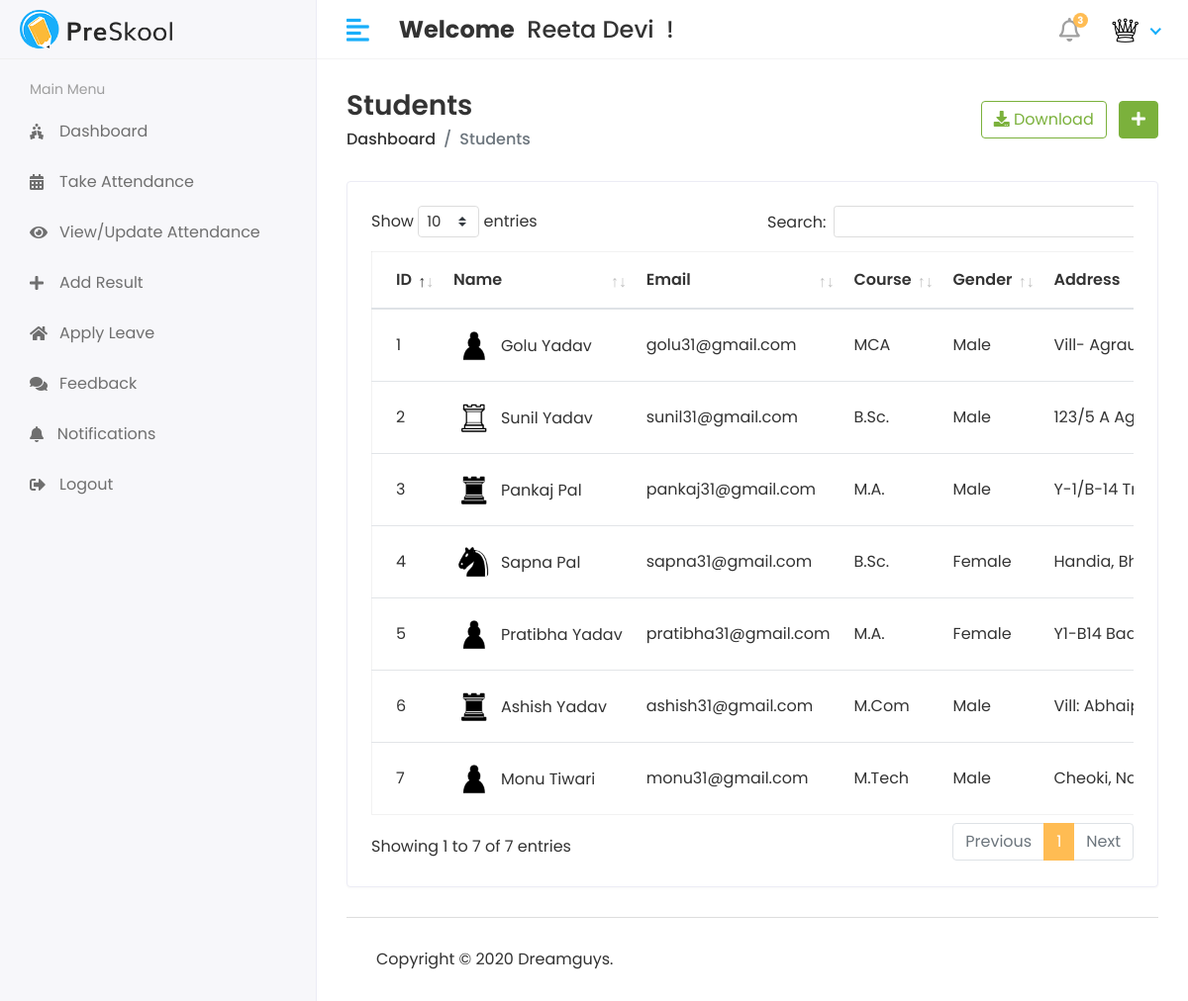
The app's page /Hod/Student/view (signed in), older data.
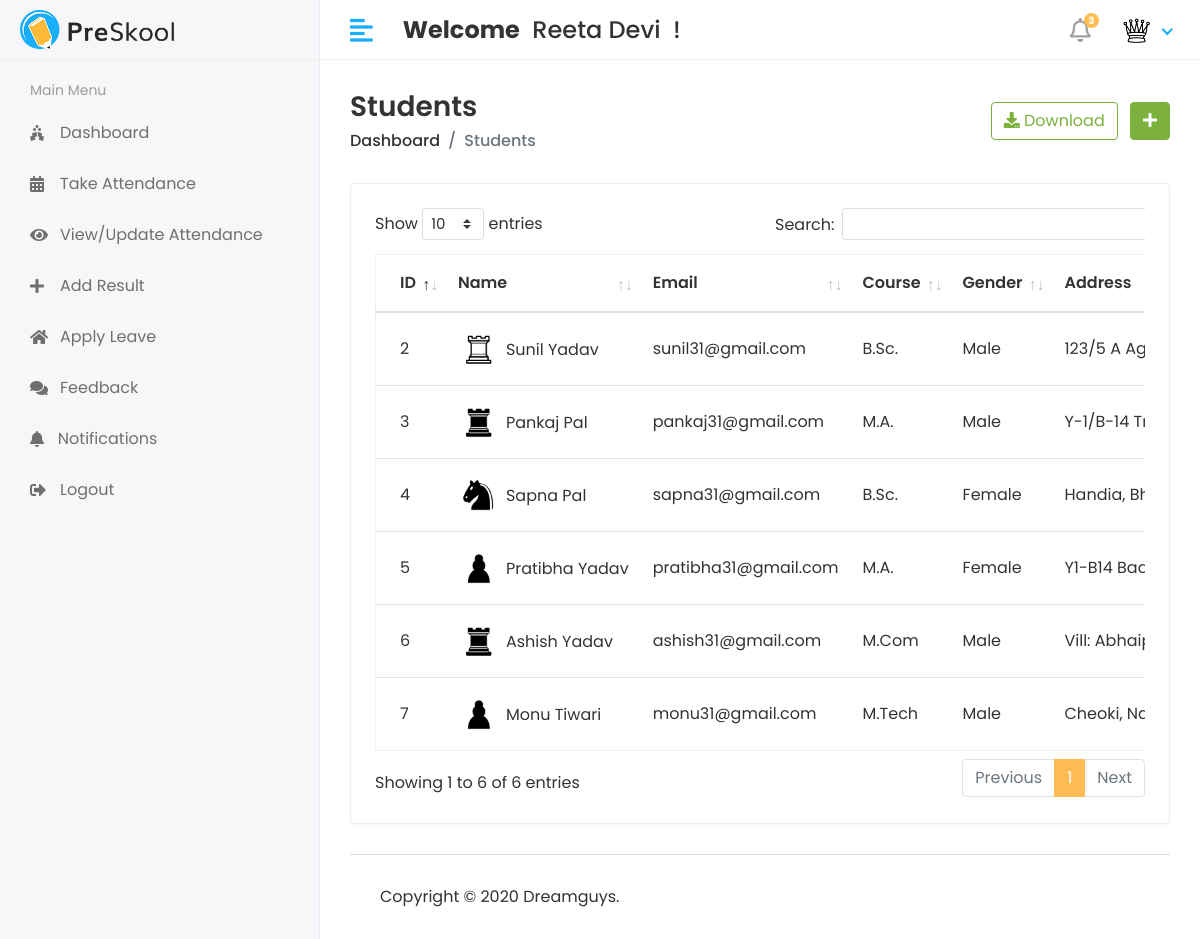
The same page, newer data.
### myApp/models.py (models this page shows, shortened)
class CustomUser(AbstractUser):
  USER = (
    (1, 'HOD'),
    (2, 'STAFF'),
    (3, 'STUDENT'),
  )
  user_type = models.CharField(choices=USER, max_length=50, default=1)
  profile_Pic = models.ImageField(upload_to='media/profilePic')

class Student(models.Model):
  objects = None
  admin = models.OneToOneField(CustomUser, on_delete=models.CASCADE)
  address = models.TextField()
  gender = models.CharField(max_length=100)
  course_id = models.ForeignKey(Course, on_delete=models.DO_NOTHING)
  session_year_id = models.ForeignKey(SessionYear, on_delete=models.DO_NOTHING)
  create_date = models.DateTimeField(auto_now_add=True)
  update_date = models.DateTimeField(auto_now=True)

class Course(models.Model):
  objects = None
  course_name = models.CharField(max_length=100)
  create_date = models.DateTimeField(auto_now_add=True)
  update_date = models.DateTimeField(auto_now=True)

### StudentManagementProject/Hod_Views.py (the view)
@login_required(login_url='/')
def view_student(request):
  student = Student.objects.all()
  return render(request, 'Hod/view_student.html', {"students": student})

### templates/Hod/view_student.html (shortened to what this page needs)
{% extends 'base.html' %}
{% block content %}
{% load static %}
<div class="page-header">
  <div class="row align-items-center">
    <div class="col">
      <h3 class="page-title">Students</h3>
      <ul class="breadcrumb">
        <li class="breadcrumb-item"><a href="{% url 'hod_home' %}">Dashboard</a></li>
        <li class="breadcrumb-item active">Students</li>
      </ul>
    </div>
    <div class="col-auto text-right float-right ml-auto">
      <a href="#" class="btn btn-outline-success mr-2"><i class="fas fa-download"></i> Download</a>
      <a href="{% url 'add_student' %}" class="btn btn-success"><i class="fas fa-plus"></i></a>
    </div>
  </div>
</div>
<div class="row">
  <div class="col-sm-12">
    <div class="card card-table">
      <div class="card-body">
        <div class="table-responsive">
          <table id="table_id" class="table table-hover table-center mb-0">
            <thead>
            <tr>
              <th>ID</th>
              <th>Name</th>
              <th>Email</th>
              <th>Course</th>
              <th>Gender</th>
              <th>Address</th>
            </tr>
            </thead>
            <tbody>
            {% for i in students %}
            <tr>
              <td>{{i.id}}</td>
              <td>
                <h2 class="table-avatar">
                  {% if i.admin.profile_Pic == "" %}
                  <a href="#" class="avatar avatar-sm mr-2"><img
                      class="avatar-img rounded-circle"
                      src="{% static 'assets/img/no-img.jpg' %}"></a>
                  {% else %}
                  <a href="#" class="avatar avatar-sm mr-2"><img
                      class="avatar-img rounded-circle" src="/{{i.admin.profile_Pic}}"></a>
                  <a href="#">{{i.admin.first_name}}&nbsp;{{i.admin.last_name}}</a>
                  {% endif %}
                </h2>
              </td>
              <td>{{i.admin.email}}</td>
              <td>{{i.course_id.course_name}}</td>
              <td>{{i.gender}}</td>
              <td>{{i.address}}</td>
            </tr>
            {% endfor %}
            </tbody>
          </table>
        </div>
      </div>
    </div>
  </div>
</div>
{% endblock %}

### templates/base.html (shortened to what this page needs)
<!DOCTYPE html>
<html lang="en">
{% load static %}
<head>
  <link rel="stylesheet" href="{% static 'assets/plugins/bootstrap/css/bootstrap.min.css' %}">
  <link rel="stylesheet" href="{% static 'assets/plugins/fontawesome/css/fontawesome.min.css' %}">
  <link rel="stylesheet" href="{% static 'assets/plugins/fontawesome/css/all.min.css' %}">
  <link rel="stylesheet" href="{% static 'assets/css/style.css' %}">
  <link rel="stylesheet" href="{% static 'assets/plugins/datatables/datatables.min.css' %}">
</head>
<body>
<div class="main-wrapper">
  {% include 'includes/header.html' %}
  {% include 'includes/sidebar.html' %}
  <div class="page-wrapper">
    <div class="content container-fluid">
      {% block content %} {% endblock %}
      {% include 'includes/footer.html' %}
    </div>
  </div>
</div>
</body>
</html>

### templates/includes/header.html (shortened to what this page needs)
{% load static %}
<div class="header">
  <div class="header-left">
    <a href="#" class="logo">
      <img src="{% static 'assets/img/logo.png' %}" alt="Logo">
    </a>
  </div>
  <a href="javascript:void(0);" id="toggle_btn">
    <i class="fas fa-align-left"></i>
  </a>
  <div class="top-nav-search mt-3">
    <h4><strong>Welcome</strong>&nbsp; <span>{{ user.first_name }} {{ user.last_name}}</span>&nbsp; !</h4>
  </div>
  <ul class="nav user-menu">
    <li class="nav-item dropdown noti-dropdown">
      <a href="#" class="dropdown-toggle nav-link" data-toggle="dropdown">
        <i class="far fa-bell"></i><span class="badge badge-pill">3</span>
      </a>
    </li>
    <li class="nav-item dropdown has-arrow">
      <a href="#" class="dropdown-toggle nav-link" data-toggle="dropdown">
        {% if user.profile_Pic == "" %}
        <span class="user-img"><img class="rounded-circle" src="{% static 'assets/img/no-img.jpg' %}" width="31" alt="{{user.first_name}}'s Pic"></span>
        {% else %}
        <span class="user-img"><img class="rounded-circle" src="/{{user.profile_Pic}}" width="31" alt="{{user.first_name}}'s Pic"></span>
        {% endif %}
      </a>
    </li>
  </ul>
</div>

### templates/includes/sidebar.html (shortened to what this page needs)
{% load active_link_tags %}
<div class="sidebar" id="sidebar">
  <div class="sidebar-inner slimscroll">
    <div id="sidebar-menu" class="sidebar-menu">
      {% if user.user_type == '1' %}
      <ul>
        <li class="menu-title">
          <span>Main Menu</span>
        </li>
        <li class="{% active_link 'hod_home' 'active' %}">
          <a href="{% url 'hod_home' %}">
            <i class="fa fa-user"></i>
            <span>Dashboard</span>
          </a>
        </li>
        <li class="submenu {% active_link 'view_staff' 'active' %} {% active_link 'add_staff' 'active' %}">
          <a href="#"
            ><i class="fas fa-chalkboard-teacher"></i> <span> Staff </span>
            <span class="menu-arrow"></span
          ></a>
          <ul>
            <li><a href="{% url 'view_staff' %}">View Staff</a></li>
            <li><a href="{% url 'add_staff' %}">Add Staff</a></li>
          </ul>
        </li>
        <li
          class="submenu {% active_link 'view_student' 'active' %}{% active_link 'add_student' 'active' %}"
        >
          <a href="#"
            ><i class="fas fa-user-graduate"></i> <span> Students</span>
            <span class="menu-arrow"></span
          ></a>
          <ul>
            <li><a href="{% url 'view_student' %}">View Student</a></li>
            <li><a href="{% url 'add_student' %}">Add Student</a></li>
          </ul>
        </li>
        <li
          class="submenu {% active_link 'view_course' 'active' %}{% active_link 'add_course' 'active' %}"
        >
          <a href="#"
            ><i class="fa fa-graduation-cap"></i><span> Courses</span>
            <span class="menu-arrow"></span>
          </a>
          <ul>
            <li><a href="{% url 'view_course' %}">Courses Views</a></li>
            <li><a href="{% url 'add_course' %}">Courses Add</a></li>
          </ul>
        </li>
        <li class="submenu {% active_link 'view_subject' 'active' %}{% active_link 'add_subject' 'active' %}">
          <a href="#">
            <i class="fas fa-book-reader"></i>
            <span> Subjects</span>
            <span class="menu-arrow"></span>
          </a>
          <ul>
            <li><a href="{% url 'add_subject' %}">Add Subject</a></li>
            <li><a href="{% url 'view_subject' %}">View Subject</a></li>
          </ul>
        </li>
        <li
          class="submenu {% active_link 'view_session' 'active' %}{% active_link 'add_session' 'active' %}"
        >
          <a href="#"
            ><i class="fa fa-clock"></i> <span> Session</span>
            <span class="menu-arrow"></span
          ></a>
          <ul>
            <li><a href="{% url 'view_session' %}">View Session</a></li>
            <li><a href="{% url 'add_session' %}">Add Session</a></li>
          </ul>
        </li>
        <li class="menu-title">
          <span>Management</span>
        </li>
        <li class="{% active_link 'view_notification' 'active' %}">
          <a href="{% url 'view_notification' %}">
            <i class="fa fa-paper-plane"></i>
            <span>Staff Notification</span>
          </a>
        </li>
        <li>
          <a href="holiday.html">
            <i class="fa fa-paper-plane"></i>
            <span>Student Notification</span>
          </a>
        </li>
        <li>
          <a href="holiday.html">
            <i class="fa fa-calendar"></i>
            <span>View Attendance</span>
          </a>
        </li>
        <li class="submenu">
          <a href="#">
            <i class="fa fa-comments"></i><span> Feedback</span>
            <span class="menu-arrow"></span>
          </a>
          <ul>
            <li><a href="departments.html">Staff Feedback</a></li>
            <li><a href="add-department.html">Student Feedback</a></li>
          </ul>
        </li>
        <li class="submenu">
          <a href="#">
            <i class="fa fa-home"></i> <span> Leave</span>
            <span class="menu-arrow"></span>
          </a>
          <ul>
            <li><a href="departments.html">Staff Leave</a></li>
            <li><a href="add-department.html">Student Leave</a></li>
          </ul>
        </li>
        <li class="submenu">
          <a href="{% url 'logout' %}">
            <i class="fas fa-sign-out-alt"></i>
            <span>Logout</span>
          </a>
        </li>
      </ul>
      {% elif user.user_type == '2' %}
      <ul>
        <li class="menu-title">
          <span>Main Menu</span>
        </li>
        <li class="{% active_link 'staff_home' 'active' %}">
          <a href="{% url 'staff_home' %}">
            <i class="fa fa-holly-berry"></i>
            <span>Dashboard</span>
          </a>
        </li>
        <li class="{% active_link '' 'active' %}">
          <a href="{% url 'student_home' %}">
            <i class="fa fa-calendar-alt"></i>
            <span>Take Attendance</span>
          </a>
        </li>
        <li class="{% active_link '' 'active' %}">
          <a href="{% url 'student_home' %}">
            <i class="fa fa-eye"></i>
            <span>View/Update Attendance</span>
          </a>
        </li>
        <li class="{% active_link '' 'active' %}">
          <a href="{% url 'student_home' %}">
            <i class="fa fa-plus"></i>
            <span>Add Result</span>
          </a>
        </li>
        <li class="{% active_link 'apply_leave' 'active' %}">
          <a href="{% url 'apply_leave' %}">
            <i class="fas fa-home"></i>
            <span>Apply Leave</span>
          </a>
        </li>
        <li class="{% active_link '' 'active' %}">
          <a href="{% url 'student_home' %}">
            <i class="fa fa-comments"></i>
            <span>Feedback</span>
          </a>
        </li>
        <li class="{% active_link 'view_staff_notification' 'active' %}">
          <a href="{% url 'view_staff_notification' %}">
            <i class="fa fa-bell position-relative">
            </i>
            <span class="w-100">Notifications </span>
          </a>
        </li>
        <li class="submenu">
          <a href="{% url 'logout' %}"
            ><i class="fas fa-sign-out-alt"></i><span>Logout</span></a
          >
        </li>
      </ul>
      {% endif %}
    </div>
  </div>
</div>

### templates/includes/footer.html
<footer>
  <p>
    Copyright © 2020 Dreamguys.
  </p>
</footer>

Row changes from the older to the newer data that the page shows:
removed Student: id "1", admin.profile_Pic (picture), admin.first_name "Golu", admin.last_name "Yadav", admin.email "golu31@gmail.com", course_id.course_name "MCA", gender "Male", address "Vill-…"
Text that changed along with them:
text written by a page script: "Show entries Search: Showing 1 to 7 of 7 entries Previous 1 Next" → "Show entries Search: Showing 1 to 6 of 6 entries Previous 1 Next"
